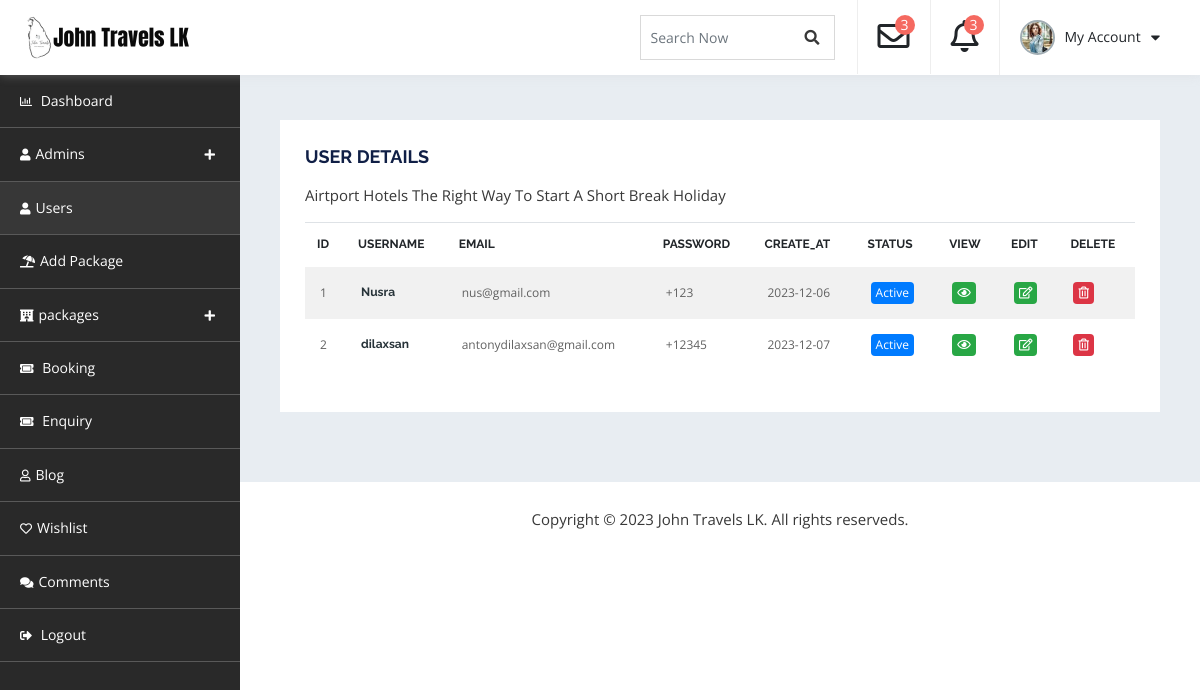
Page /admin_dashboard/user.php on the committed database.
### tables this page shows
CREATE TABLE `customers` (
  `Customer_Id` int(11) NOT NULL,
  `Username` varchar(255) NOT NULL,
  `Email` varchar(255) NOT NULL,
  `Password` varchar(255) NOT NULL,
  `Create_at` date NOT NULL DEFAULT current_timestamp(),
  `Status` varchar(50) NOT NULL DEFAULT 'Active'
);

### admin_dashboard/user.php (the view, shortened to what this page needs)
<?php
include'db-connection.php';
?>
<!doctype html>
<html lang="en">
   <head>
      <link rel="stylesheet" href="assets/css/bootstrap.min.css" media="all">
      <link rel="stylesheet" type="text/css" href="assets/css/all.min.css">
      <link rel="stylesheet" type="text/css" href="style.css">
</head>
<body>
    <div id="container-wrapper">
        <div id="dashboard" class="dashboard-container">
            <div class="dashboard-header sticky-header">
                <div class="content-left  logo-section pull-left">
                    <h1><a href="../index.php"><img src="assets/images/logo.png" alt=""></a></h1>
                </div>
                <div class="heaer-content-right pull-right">
                    <div class="search-field">
                        <form>
                            <div class="form-group">
                                <input type="text" class="form-control" id="search" placeholder="Search Now">
                                <a href="#"><span class="search_btn"><i class="fa fa-search" aria-hidden="true"></i></span></a>
                            </div>
                        </form>
                    </div>
                    <div class="dropdown">
                        <a class="dropdown-toggle" id="notifyDropdown" data-toggle="dropdown" aria-haspopup="true" aria-expanded="false">
                            <div class="dropdown-item">
                                <i class="far fa-envelope"></i>
                                <span class="notify">3</span>
                            </div>
                        </a>
                    </div>
                    <div class="dropdown">
                        <a class="dropdown-toggle" data-toggle="dropdown">
                            <div class="dropdown-item">
                                <i class="far fa-bell"></i>
                                <span class="notify">3</span>
                            </div>
                        </a>
                    </div>
                    <div class="dropdown">
                        <a class="dropdown-toggle" data-toggle="dropdown">
                            <div class="dropdown-item profile-sec">
                                <img src="assets/images/comment.jpg" alt="">
                                <span>My Account </span>
                                <i class="fas fa-caret-down"></i>
                            </div>
                        </a>
                    </div>
                </div>
            </div>
            <div class="dashboard-navigation">
                <div id="dashboard-Navigation" class="slick-nav"></div>
                <div id="navigation" class="navigation-container">
                    <ul>
                        <li><a href="dashboard.php"><i class="far fa-chart-bar"></i> Dashboard</a></li>
                        <li><a><i class="fas fa-user"></i>Admins</a>
                        </li>
                        <li class="active-menu"><a href="user.php"><i class="fas fa-user"></i>Users</a>
                        </li>
                        <li><a href="db-add-package.php"><i class="fas fa-umbrella-beach"></i>Add Package</a></li>
                        <li>
                            <a><i class="fas fa-hotel"></i></i>packages</a>
                        </li>
                        <li><a href="db-booking.php"><i class="fas fa-ticket-alt"></i> Booking</a></li>
                        <li><a href="db-enquiry.php"><i class="fas fa-ticket-alt"></i> Enquiry</a></li>
                        <li><a href="db-blog.php"><i class="far fa-user"></i>Blog</a></li>
                        <li><a href="db-wishlist.php"><i class="far fa-heart"></i>Wishlist</a></li>
                        <li><a href="db-comment.php"><i class="fas fa-comments"></i>Comments</a></li>
                        <li><a href="login.php"><i class="fas fa-sign-out-alt"></i> Logout</a></li>
                    </ul>
                </div>
            </div>
            <div class="db-info-wrap">
                <div class="row">
                    <div class="col-lg-12">
                        <div class="dashboard-box table-opp-color-box">
                            <h4>User Details</h4>
                            <p>Airtport Hotels The Right Way To Start A Short Break Holiday</p>
                            <div class="table-responsive">
                                <table class="table">
                                    <thead>
                                        <tr>
                                            <th>Id</th>
                                            <th>Username</th>
                                            <th>Email</th>
                                            <th>Password</th>
                                            <th>Create_at</th>
                                             <th>Status</th>
                                            <th>View</th>
                                            <th>Edit</th>
                                            <th>Delete</th>
                                        </tr>
                                    </thead>
                                    <tbody>
                                        <?php
                                    $sql= "SELECT * FROM `customers`";
                                    $result= mysqli_query($conn,$sql);
                                    if($result){
                                        while($row=mysqli_fetch_assoc($result)){
                                            $customer_id=$row['Customer_Id'];
                                            $username=$row['Username'];
                                            $email=$row['Email'];
                                            $password=$row['Password'];
                                            $create_at=$row['Create_at'];
                                            $status=$row['Status'];
                                            echo'<tr>
                                            <td>'.$customer_id.'</td>
                                            <td><a href="#"><span class="list-name">'.$username.'</span></a>
                                            </td>
                                            <td>'.$email.'</td>
                                            <td>+'.$password.'</td>
                                            <td>'.$create_at.'</td>
                                            <td>
                                                <span class="badge badge-primary">'.$status.'</span>
                                            </td>
                                            <td>
                                               <a href="view-user.php"> <span class="badge badge-success"><i class="far fa-eye"></i></span></a>
                                            </td>
                                            <td>
                                                <span class="badge badge-success"><i class="far fa-edit"></i></span>
                                            </td>
                                            <td>
                                            <span class="badge badge-danger"><i class="far fa-trash-alt"></i></span>
                                        </td>
                                    </tr>';
                                        }
                                    }
                                        ?>
                                    </tbody>
                                </table>
                            </div>
                        </div>
                    </div>
                </div>
            </div>
            <div class="copyrights">
               Copyright © 2023 John Travels LK. All rights reserveds.
            </div>
        </div>
    </div>
</body>
</html>

### rows in the picture
customers: Customer_Id "1", Username "Nusra", Email "nus@gmail.com", Password "123", Create_at "2023-12-06", Status "Active"
customers: Customer_Id "2", Username "dilaxsan", Email "antonydilaxsan@gmail.com", Password "12345", Create_at "2023-12-07", Status "Active"
